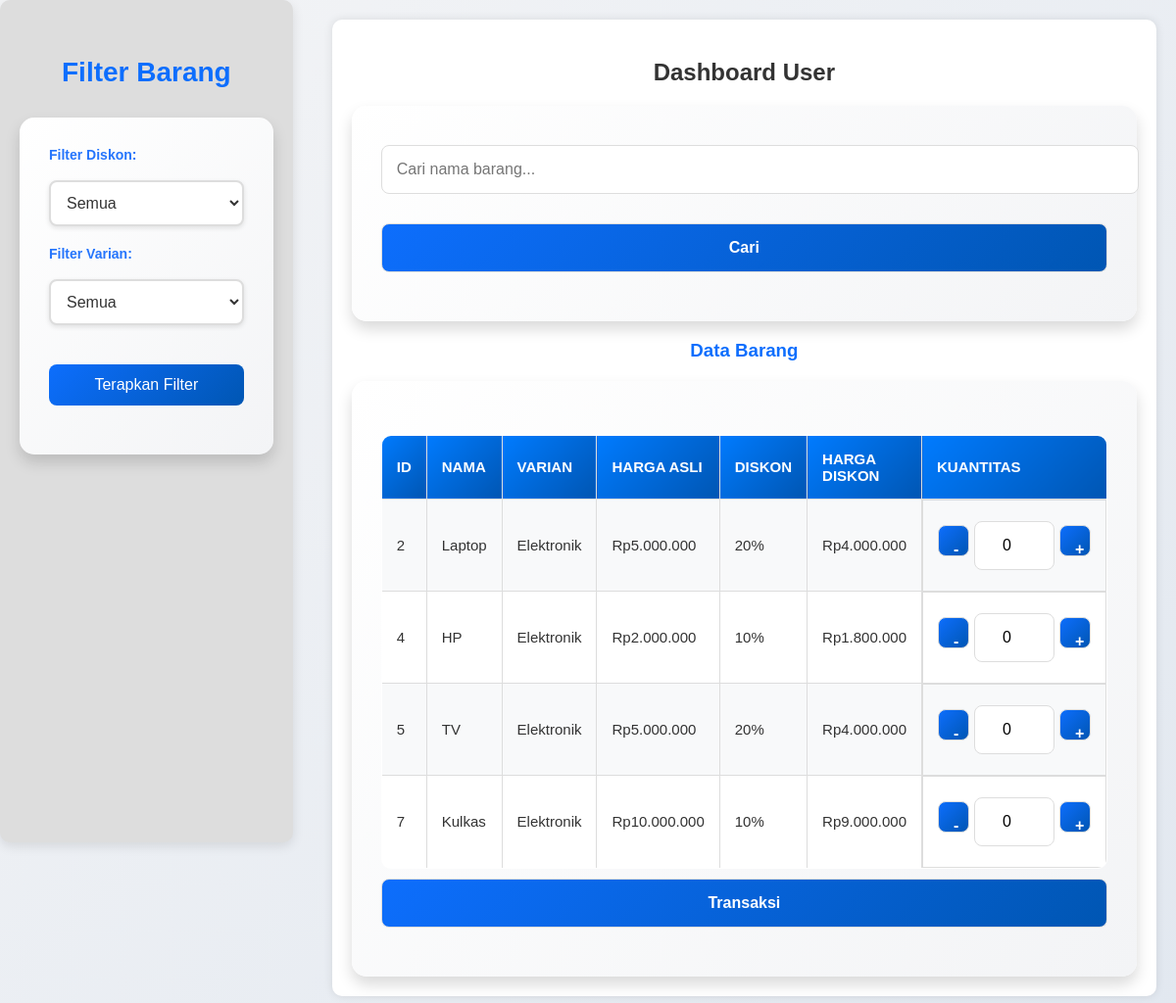
Page /kasir/user/dashboard_user.php on the committed database.
### tables this page shows
CREATE TABLE `barang` (
  `id_barang` int(11) NOT NULL,
  `nama` varchar(100) NOT NULL,
  `varian` varchar(100) DEFAULT NULL,
  `harga_beli` decimal(10,2) NOT NULL,
  `harga_jual` decimal(10,2) NOT NULL,
  `diskon` decimal(5,0) NOT NULL DEFAULT 0,
  `stok` int(11) NOT NULL,
  `satuan` varchar(255) NOT NULL
);

### kasir/user/dashboard_user.php (the view, shortened to what this page needs)
<?php include '../db.php';
$query = "SELECT * FROM barang";
$barang = $conn->query($query);
?>
<!DOCTYPE html>
<html lang="id">
<head>
    <link rel="stylesheet" href="../styles.css">
</head>
<body>
    <div class="sidebar">
        <h3>Filter Barang</h3>
        <form method="GET" class="filter">
            <label for="filter_diskon">Filter Diskon:</label>
            <select name="filter_diskon">
                <option value="">Semua</option>
            </select>
            <label for="filter_varian">Filter Varian:</label>
            <select name="filter_varian">
                <option value="">Semua</option>
            </select>
            <button type="submit">Terapkan Filter</button>
        </form>
    </div>
    <div class="container">
        <h2>Dashboard User</h2>
        <div class="search">
            <form method="GET">
                <input type="text" name="search" placeholder="Cari nama barang..." />
                <button type="submit">Cari</button>
            </form>
        </div>
        <h3>Data Barang</h3>
        <form method="POST" action="transaksi.php">
            <table>
                <tr>
                    <th>ID</th>
                    <th>Nama</th>
                    <th>Varian</th>
                    <th>Harga Asli</th>
                    <th>Diskon</th>
                    <th>Harga Diskon</th>
                    <th>Kuantitas</th>
                </tr>
                <?php while ($row = $barang->fetch_assoc()): ?>
                <tr>
                    <td><?= $row['id_barang'] ?></td>
                    <td><?= $row['nama'] ?></td>
                    <td><?= $row['varian'] ?></td>
                    <td>Rp<?= number_format($row['harga_beli'], 0, ',', '.') ?></td>
                    <td><?= $row['diskon'] ?>%</td>
                    <td>Rp<?= number_format($row['harga_jual'], 0, ',', '.') ?></td>
                    <td class="quantity">
                        <button type="button" onclick="decrement(<?= $row['id_barang'] ?>)">-</button>
                        <input type="number" name="kuantitas[<?= $row['id_barang'] ?>]" id="qty_<?= $row['id_barang'] ?>" value="0" min="0" max="99" />
                        <button type="button" onclick="increment(<?= $row['id_barang'] ?>)">+</button>
                    </td>
                </tr>
                <?php endwhile; ?>
            </table>
            <button type="submit">Transaksi</button>
        </form>
    </div>
</body>
</html>

### kasir/styles.css (style rules this page uses)
body { font-family: 'Poppins', sans-serif; background: linear-gradient(135deg, #f3f4f6, #e2e8f0); color: #333; margin: 0; padding: 0; transition: all 0.3s ease-in-out; }
.container { width: 85%; margin: 40px auto; padding: 25px; background: linear-gradient(135deg, #ffffff, #f8f9fa); border-radius: 15px; box-shadow: 0 10px 20px rgba(0, 0, 0, 0.15); transition: transform 0.3s, box-shadow 0.3s; }
h2, h3 { text-align: center; color: #0d6efd; font-weight: 700; margin-bottom: 15px; }
table { width: 100%; border-collapse: collapse; margin-top: 25px; font-size: 15px; background: #fff; border-radius: 10px; overflow: hidden; }
table th, table td { padding: 15px; text-align: left; border: 1px solid #ddd; }
table th { background: linear-gradient(135deg, #007bff, #0056b3); color: white; text-transform: uppercase; font-weight: 600; }
table tr:nth-child(even) { background-color: #f8f9fa; }
form { margin-top: 20px; background: linear-gradient(135deg, #ffffff, #f3f4f6); padding: 30px; border-radius: 15px; box-shadow: 0 8px 15px rgba(0, 0, 0, 0.15); transition: all 0.3s ease-in-out; }
form label { font-weight: bold; display: block; margin-bottom: 10px; font-size: 14px; }
form input, form select, form button { width: 100%; padding: 15px; margin: 10px 0 20px 0; border: 1px solid #ddd; border-radius: 8px; font-size: 16px; transition: border-color 0.3s, box-shadow 0.3s; }
button { background: linear-gradient(135deg, #0d6efd, #0056b3); color: white; border: none; cursor: pointer; transition: background 0.3s, transform 0.3s; border-radius: 8px; font-size: 16px; font-weight: bold; }

### kasir/user/dashboard_user.php (style rules this page uses)
body { font-family: Arial, sans-serif; background-color: #f4f4f4; margin: 0; padding: 0; display: flex; }
.sidebar { width: 300px; background: #ddd; color: white; padding: 30px 20px; height: 100vh; border-radius: 10px; box-shadow: 0px 4px 12px rgba(0, 0, 0, 0.1); margin-right: 20px; }
.sidebar h3 { text-align: center; font-size: 28px; margin-bottom: 30px; font-weight: 600; }
.sidebar label { font-size: 14px; margin-bottom: 8px; color: #2575fc; }
.sidebar select { width: 100%; padding: 12px; margin-bottom: 20px; border: 2px solid #ddd; border-radius: 8px; background: #fff; color: #333; font-size: 16px; box-shadow: 0 2px 5px rgba(0, 0, 0, 0.1); transition: all 0.3s ease; }
.sidebar button { width: 100%; padding: 12px; background-color: #2575fc; color: white; border: none; border-radius: 8px; font-size: 16px; cursor: pointer; transition: background-color 0.3s ease; margin-top: 20px; font-weight: 500; }
.container { flex: 1; background: white; padding: 20px; margin: 20px; border-radius: 10px; box-shadow: 0px 0px 10px rgba(0, 0, 0, 0.1); }
h2 { color: #333; }
table { width: 100%; border-collapse: collapse; }
table, th, td { border: 1px solid #ddd; }
th, td { padding: 10px; text-align: center; }
th { background: #007BFF; color: white; }
.quantity { display: flex; align-items: center; justify-content: center; }
.quantity button { width: 30px; height: 30px; cursor: pointer; }
.quantity input { width: 50px; text-align: center; margin: 0 5px; }

### rows in the picture
barang: id_barang "2", nama "Laptop", varian "Elektronik", harga_beli "5.000.000", diskon "20", harga_jual "4.000.000"
barang: id_barang "4", nama "HP", varian "Elektronik", harga_beli "2.000.000", diskon "10", harga_jual "1.800.000"
barang: id_barang "5", nama "TV", varian "Elektronik", harga_beli "5.000.000", diskon "20", harga_jual "4.000.000"
barang: id_barang "7", nama "Kulkas", varian "Elektronik", harga_beli "10.000.000", diskon "10", harga_jual "9.000.000"
